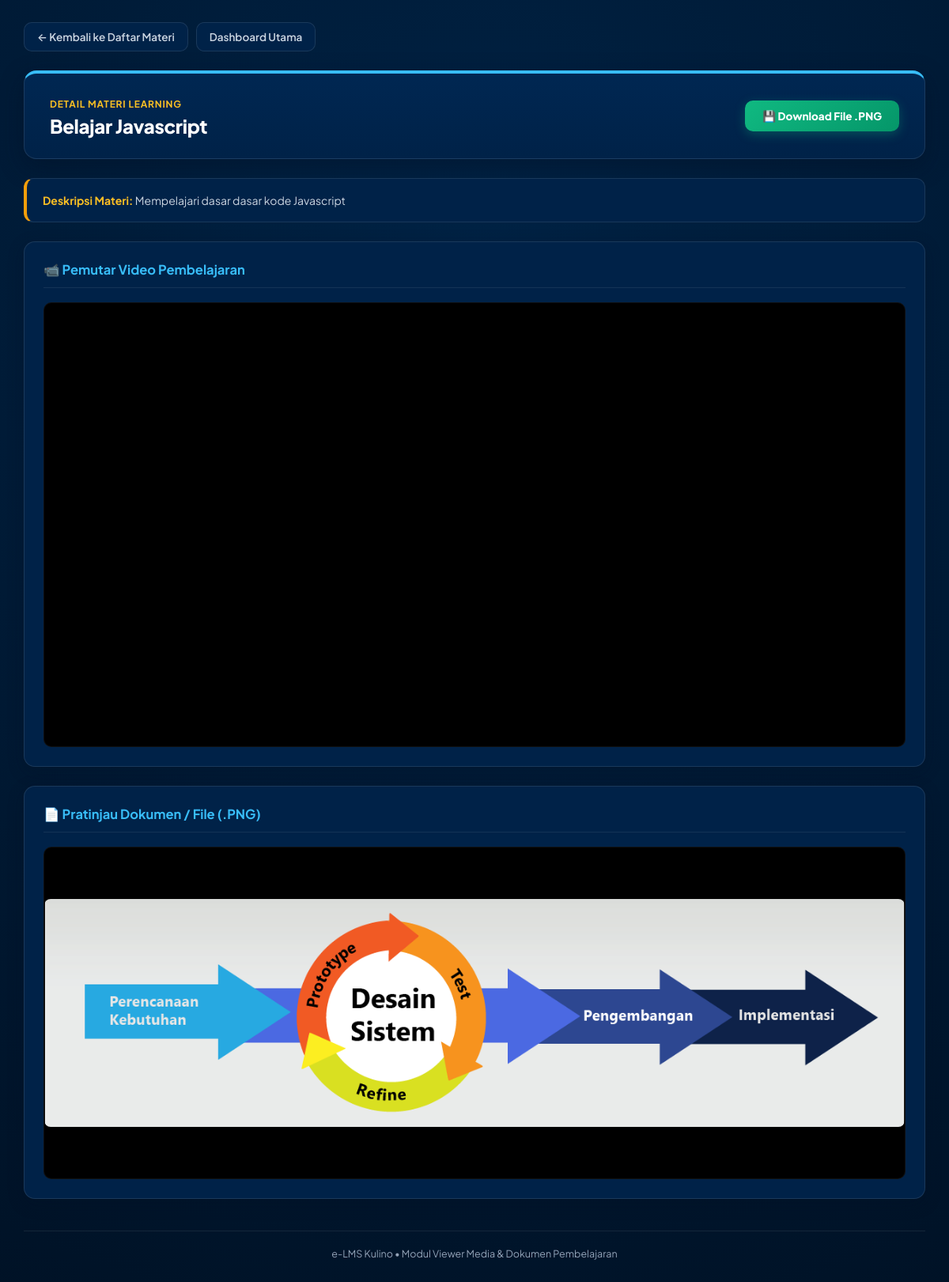
The app's page /konten/2/ with its own data.
### core/models.py (models this page shows, shortened)
class CourseContent(models.Model):
    name = models.CharField("judul konten", max_length=200)
    description = models.TextField("deskripsi", default="-")
    video_url = models.CharField("URL Video", max_length=200, null=True, blank=True)
    file_attachment = models.FileField("File", null=True, blank=True)
    course_id = models.ForeignKey(
        Course, verbose_name="matkul", on_delete=models.RESTRICT
    )
    parent_id = models.ForeignKey(
        "self", verbose_name="induk", on_delete=models.RESTRICT, null=True, blank=True
    )
    created_at = models.DateTimeField(auto_now_add=True)
    updated_at = models.DateTimeField(auto_now=True)
    class Meta:
        verbose_name = "Konten Matkul"
        verbose_name_plural = "Konten Matkul"
    @property
    def file_extension(self):
        if self.file_attachment:
            return os.path.splitext(self.file_attachment.name)[1].lower()
        return ""
    @property
    def youtube_embed_url(self):
        if not self.video_url:
            return None
        match = re.search(
            r"(?:youtu\.be\/|v=|\/embed\/)([0-9A-Za-z_-]{11})", self.video_url
        )
        if match:
            return f"https://www.youtube-nocookie.com/embed/{match.group(1)}"
        return self.video_url

### core/views.py (the view)
# urls.py: path("konten/<int:pk>/", views.content_detail, name="content_detail"),
def content_detail(request, pk):
    content = get_object_or_404(CourseContent, pk=pk)
    ext = content.file_extension
    is_image = ext in [".png", ".jpg", ".jpeg", ".gif", ".webp"]
    is_pdf = ext == ".pdf"
    is_ppt = ext in [".ppt", ".pptx"]
    is_video_file = ext in [".mp4", ".webm"]
    context = {
        "content": content,
        "is_image": is_image,
        "is_pdf": is_pdf,
        "is_ppt": is_ppt,
        "is_video_file": is_video_file,
    }
    return render(request, "core/konten_detail.html", context)

### core/templates/core/konten_detail.html (shortened to what this page needs)
<!doctype html>
<html lang="id">
<head>
</head>
<body>
    <div class="wrapper">
        <nav class="top-nav">
            <div class="nav-links-left">
                <a href="{% url 'content_list' %}" class="btn-nav">
                    ← Kembali ke Daftar Materi
                </a>
                <a href="/" class="btn-nav">
                    Dashboard Utama
                </a>
            </div>
        </nav>
        <header class="header-box">
            <div>
                <span
                    style="font-size: 12px; font-weight: 700; color: var(--gold-light); text-transform: uppercase; letter-spacing: 0.8px;">DETAIL
                    MATERI LEARNING</span>
                <h1>{{ content.name }}</h1>
            </div>
            {% if content.file_attachment %}
            <a href="{% url 'download_content_file' content.id %}" class="btn-download">
                💾 Download File {{ content.file_extension|upper }}
            </a>
            {% endif %}
        </header>
        <div class="desc-box">
            <strong>Deskripsi Materi:</strong> {{ content.description }}
        </div>
        {% if content.video_url %}
        <div class="section-box">
            <div class="section-title">📹 Pemutar Video Pembelajaran</div>
            <div class="viewer-container">
                <iframe src="{{ content.youtube_embed_url }}" title="YouTube video player"
                    allow="accelerometer; autoplay; clipboard-write; encrypted-media; gyroscope; picture-in-picture; web-share"
 allowfullscreen>
                </iframe>
            </div>
        </div>
        {% endif %}
        {% if content.file_attachment %}
        <div class="section-box">
            <div class="section-title">📄 Pratinjau Dokumen / File ({{ content.file_extension|upper }})</div>
            <div class="viewer-container">
                {% if is_image %}
                <img src="{{ content.file_attachment.url }}" alt="{{ content.name }}" class="img-preview" />
                {% elif is_pdf %}
                <embed src="{{ content.file_attachment.url }}" type="application/pdf" />
                {% elif is_video_file %}
                <video controls>
                    <source src="{{ content.file_attachment.url }}">
                    Browser tidak mendukung pemutaran video ini.
                </video>
                {% endif %}
            </div>
        </div>
        {% endif %}
        <footer>
            e-LMS Kulino &bull; Modul Viewer Media & Dokumen Pembelajaran
        </footer>
    </div>
</body>
</html>

### core/templates/core/konten_detail.html (style rules this page uses)
:root { --navy-deepest: #001226; --navy-deep: #001a36; --navy-main: #002752; --navy-card: #002248; --gold: #f59e0b; --gold-light: #fbbf24; --blue-sky: #38bdf8; --emerald: #10b981; --text-white: #ffffff; --text-muted: #cbd5e1; --text-dim: #94a3b8; --glass-bg: rgba(255, 255, 255, 0.04); --card-border: rgba(255, 255, 255, 0.1); }
* { box-sizing: border-box; margin: 0; padding: 0; }
body { font-family: 'Plus Jakarta Sans', system-ui, -apple-system, sans-serif; background: radial-gradient(circle at 50% 20%, #002244 0%, var(--navy-deepest) 100%); color: var(--text-white); -webkit-font-smoothing: antialiased; min-height: 100vh; padding: 28px 20px 60px; }
.wrapper { max-width: 1140px; margin: 0 auto; }
.top-nav { display: flex; justify-content: space-between; align-items: center; flex-wrap: wrap; gap: 14px; margin-bottom: 24px; }
.nav-links-left { display: flex; align-items: center; gap: 10px; flex-wrap: wrap; }
.btn-nav { display: inline-flex; align-items: center; gap: 8px; padding: 9px 16px; border-radius: 10px; background: var(--navy-card); border: 1px solid var(--card-border); color: var(--text-muted); text-decoration: none; font-size: 13.5px; font-weight: 600; transition: all 0.2s ease; }
.header-box { background: linear-gradient(180deg, var(--navy-main) 0%, var(--navy-card) 100%); border: 1px solid var(--card-border); border-top: 4px solid var(--blue-sky); border-radius: 16px; padding: 26px 32px; margin-bottom: 24px; box-shadow: 0 10px 30px rgba(0, 15, 35, 0.4); display: flex; justify-content: space-between; align-items: center; flex-wrap: wrap; gap: 16px; }
.header-box h1 { font-size: 24px; font-weight: 800; color: #ffffff; letter-spacing: -0.3px; margin-top: 4px; }
.btn-download { background: linear-gradient(135deg, var(--emerald), #059669); color: #ffffff; padding: 11px 22px; border-radius: 10px; text-decoration: none; font-weight: 800; font-size: 13.5px; display: inline-flex; align-items: center; gap: 8px; box-shadow: 0 4px 14px rgba(16, 185, 129, 0.3); transition: all 0.2s ease; }
.desc-box { background: var(--navy-card); border: 1px solid var(--card-border); border-left: 4px solid var(--gold); border-radius: 12px; padding: 16px 20px; font-size: 14px; color: var(--text-muted); margin-bottom: 24px; line-height: 1.6; }
.desc-box strong { color: var(--gold-light); }
.section-box { background: var(--navy-card); border: 1px solid var(--card-border); border-radius: 14px; overflow: hidden; margin-bottom: 24px; padding: 24px; box-shadow: 0 6px 20px rgba(0, 15, 35, 0.3); }
.section-title { font-size: 16.5px; font-weight: 700; color: var(--blue-sky); margin-bottom: 18px; display: flex; align-items: center; gap: 8px; border-bottom: 1px solid rgba(255, 255, 255, 0.08); padding-bottom: 12px; }
.viewer-container { width: 100%; background: #000000; border-radius: 10px; overflow: hidden; display: flex; justify-content: center; align-items: center; min-height: 420px; border: 1px solid rgba(255, 255, 255, 0.06); }
iframe, embed, video { width: 100%; height: 560px; border: none; }
.img-preview { max-width: 100%; max-height: 550px; object-fit: contain; border-radius: 8px; }
footer { text-align: center; color: var(--text-dim); font-size: 12.5px; padding-top: 20px; border-top: 1px solid rgba(255, 255, 255, 0.08); margin-top: 40px; }

### records on screen
CourseContent: name "Belajar Javascript", file_extension ".PNG", description "Mempelajari dasar dasar kode Javascript", file_attachment (picture)
